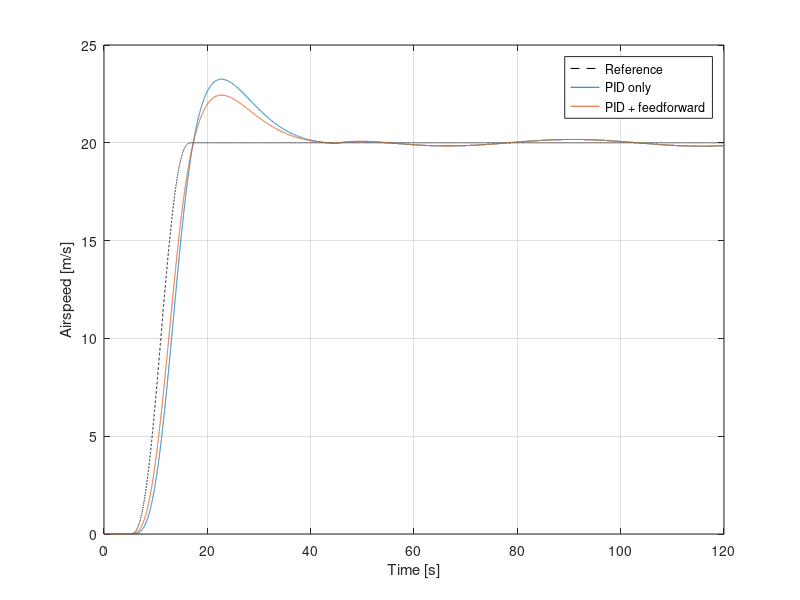
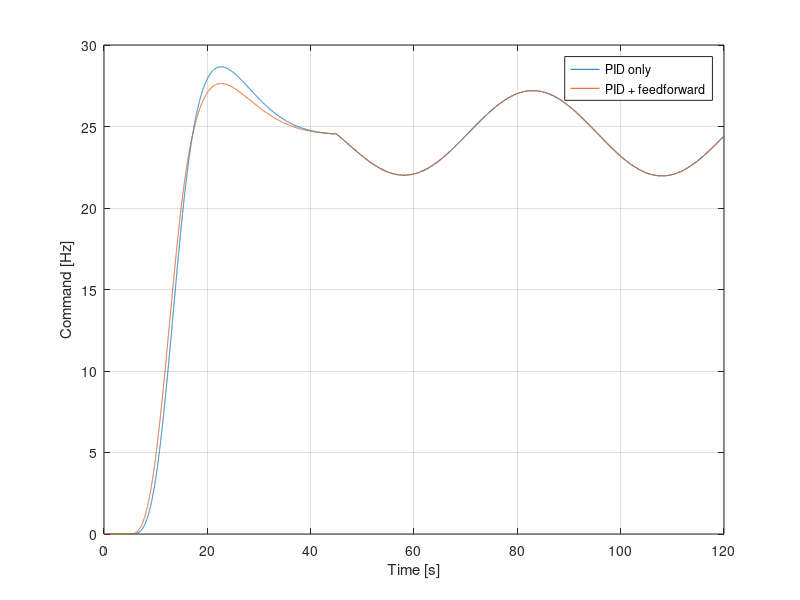
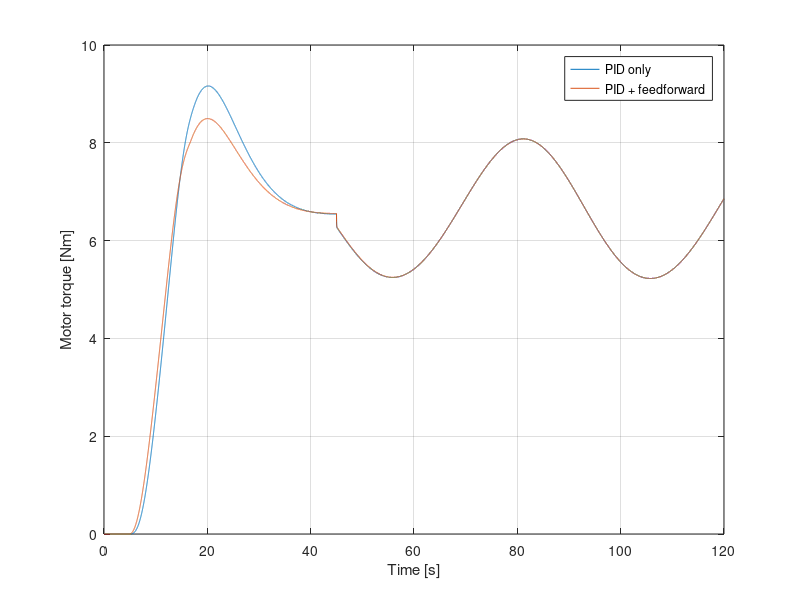

The MATLAB script that drew these images, in order:
% Wind tunnel: torque-domain PID + feedforward + approximate V20 slip model
% Author: R.E. van Eekelen
% Run in MATLAB: windtunnel_torque_simulation
% RUCK-confirmed shaft inertias (EL 710 D4 02, article 146531).
% Other motor model data (4 poles, 50 Hz, 1450 rpm, 4 kW) remain
% UNVERIFIED assumptions. Simulation output cannot commission the real V20.
clear; close all; clc;
Ts=0.005; t=(0:Ts:120)';
Jm=0.0182; Jfan=0.3530; J=Jm+Jfan; % RUCK: J = 0.3712 kg*m^2
n0=1450; w0=2*pi*n0/60; v0=40; Kv=v0/w0;
p=2; Pn=4000; fn=50; % motor power/slip unverified
Tnom=Pn/w0;
Ks=Tnom/(2*pi*fn/p-w0);
Kload=Tnom/w0^2;
fd=0.02; Ad=5; emax=0.5; wd=2*pi*fd;
M=Ad/emax; Kp=M*J*wd/Kv; wb=Kp*Kv/J;
Ti=10/wb; Td=3/wb; Tf=1/(10*wb);
Ki=Kp/Ti; Kd=Kp*Td;
fprintf('J=%.4f, Ks=%.4f, Kp=%.4f, Ki=%.4f, Kd=%.4f, Ti=%.4f, Td=%.4f, Tf=%.4f\n',...
 J,Ks,Kp,Ki,Kd,Ti,Td,Tf);
% Quintic reference: 0 -> 20 m/s, start at t=5, nominal duration=12 s.
t0=5; dur=12; target=20;
q=max(0,min(1,(t-t0)/dur));
vref=target*(10*q.^3-15*q.^4+6*q.^5);
vdot=zeros(size(t));
active=(t>=t0 & t<t0+dur);
vdot(active)=target*(30*q(active).^2-60*q(active).^3+30*q(active).^4)/dur;
% Compare PID alone with PID + torque feedforward.
Y=zeros(numel(t),2); F=zeros(numel(t),2); Torque=zeros(numel(t),2);
for mode=1:2
 omega=0; integral=0; oldError=0; oldMeasurement=0; dterm=0;
 for k=1:numel(t)
   v=Kv*omega;
   % Additive OUTPUT disturbance - for illustration begins at t=45.
   disturbance=0;
   if t(k)>=45, disturbance=2*sin(2*pi*fd*(t(k)-45)); end
   sensed=v+disturbance;
   error=vref(k)-sensed;
   % Tustin integration and filtered derivative-on-measurement.
   deltaI=Ki*Ts*(error+oldError)/2;
   dterm=((2*Tf-Ts)/(2*Tf+Ts))*dterm...
     -(2*Kd/(2*Tf+Ts))*(sensed-oldMeasurement);
   trial=Kp*error+integral+deltaI+dterm;
   % Anti-windup based on total actuator torque with +/-40 Nm correction.
   if abs(trial)<=40 || sign(deltaI)~=sign(trial)
      integral=integral+deltaI;
   end
   tpid=max(-40,min(40,Kp*error+integral+dterm));
   tff=(mode==2)*J*vdot(k)/Kv;
   tload=Kload*omega*abs(omega);
   tdemand=tload+tff+tpid;
   % Model inversion: electro-mechanical slip estimate, no VFD dynamics.
   f=max(0,min(50,(omega+tdemand/Ks)*p/(2*pi)));
   tmotor=Ks*(2*pi*f/p-omega);
   omega=max(0,omega+Ts*(tmotor-tload)/J);
   Y(k,mode)=sensed; F(k,mode)=f; Torque(k,mode)=tmotor;
   oldError=error; oldMeasurement=sensed;
 end
end
figure('Name','Wind tunnel reference tracking');
plot(t,vref,'k--',t,Y(:,1),t,Y(:,2));grid on;
xlabel('Time [s]');ylabel('Airspeed [m/s]');
legend('Reference','PID only','PID + feedforward','Location','best');
figure('Name','V20 frequency command (model only)');
plot(t,F);grid on;xlabel('Time [s]');ylabel('Command [Hz]');
legend('PID only','PID + feedforward','Location','best');
figure('Name','Motor torque (estimated)');
plot(t,Torque);grid on;xlabel('Time [s]');ylabel('Motor torque [Nm]');
legend('PID only','PID + feedforward','Location','best');
fprintf('NOTE: slip slope estimated from one rated point; no real VFD ramp, slip compensation or fan curve.\n');
